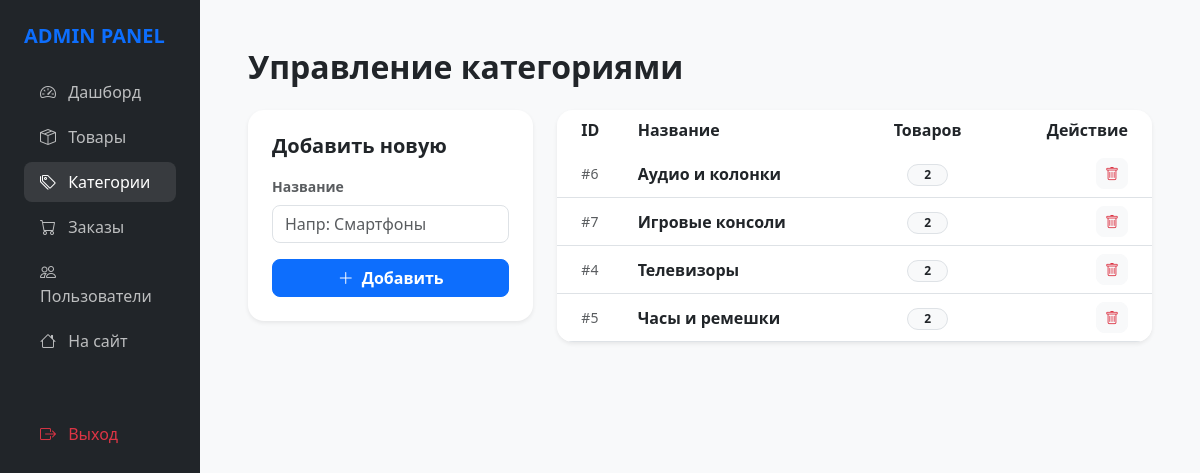
Screenshot of /admin/categories.php (signed in) with the database file from the repository.
### tables this page shows
CREATE TABLE IF NOT EXISTS categories (
    id INT AUTO_INCREMENT PRIMARY KEY,
    name VARCHAR(100) NOT NULL
);

### includes/config.php (called while the page is built, shortened)
<?php
function h($str) {
    return htmlspecialchars($str, ENT_QUOTES, 'UTF-8');
}
?>

### admin/categories.php (the view, shortened to what this page needs)
<?php
require_once '../includes/config.php';
$categories = mysqli_query($conn, "SELECT c.*, (SELECT COUNT(*) FROM products p WHERE p.category_id = c.id) as product_count FROM categories c ORDER BY name ASC");
?>
<!DOCTYPE html>
<html lang="ru">
<head>
    <link href="https://cdn.jsdelivr.net/npm/bootstrap@5.3.0/dist/css/bootstrap.min.css" rel="stylesheet">
    <link rel="stylesheet" href="https://cdn.jsdelivr.net/npm/bootstrap-icons@1.10.5/font/bootstrap-icons.css">
</head>
<body class="bg-light">
<div class="container-fluid">
    <div class="row">
        <div class="col-md-3 col-lg-2 p-0 sidebar position-fixed d-none d-md-block">
            <div class="p-4">
                <h5 class="fw-bold text-primary mb-4">ADMIN PANEL</h5>
                <ul class="nav flex-column">
                    <li class="nav-item"><a class="nav-link" href="index.php"><i class="bi bi-speedometer2 me-2"></i> Дашборд</a></li>
                    <li class="nav-item"><a class="nav-link" href="products.php"><i class="bi bi-box-seam me-2"></i> Товары</a></li>
                    <li class="nav-item"><a class="nav-link active" href="categories.php"><i class="bi bi-tags me-2"></i> Категории</a></li>
                    <li class="nav-item"><a class="nav-link" href="orders.php"><i class="bi bi-cart me-2"></i> Заказы</a></li>
                    <li class="nav-item"><a class="nav-link" href="users.php"><i class="bi bi-people me-2"></i> Пользователи</a></li>
                    <li class="nav-item"><a class="nav-link" href="../index.php"><i class="bi bi-house me-2"></i> На сайт</a></li>
                    <li class="nav-item mt-5"><a class="nav-link text-danger" href="../logout.php"><i class="bi bi-box-arrow-right me-2"></i> Выход</a></li>
                </ul>
            </div>
        </div>
        <div class="col-md-9 col-lg-10 ms-auto p-4 p-md-5">
            <h2 class="fw-bold mb-4">Управление категориями</h2>
            <div class="row g-4">
                <div class="col-lg-4">
                    <div class="card border-0 shadow-sm rounded-4 p-4">
                        <h5 class="fw-bold mb-3">Добавить новую</h5>
                        <form method="POST">
                            <div class="mb-3">
                                <label class="form-label small text-muted fw-bold">Название</label>
                                <input type="text" name="name" class="form-control rounded-3" placeholder="Напр: Смартфоны" required>
                            </div>
                            <button type="submit" name="add_category" class="btn btn-primary w-100 fw-bold rounded-3">
                                <i class="bi bi-plus-lg me-2"></i>Добавить
                            </button>
                        </form>
                    </div>
                </div>
                <div class="col-lg-8">
                    <div class="card border-0 shadow-sm rounded-4 overflow-hidden">
                        <div class="table-responsive">
                            <table class="table table-hover align-middle mb-0">
                                <thead class="bg-light">
                                    <tr>
                                        <th class="ps-4 border-0">ID</th>
                                        <th class="border-0">Название</th>
                                        <th class="border-0 text-center">Товаров</th>
                                        <th class="pe-4 border-0 text-end">Действие</th>
                                    </tr>
                                </thead>
                                <tbody>
                                    <?php while($c = mysqli_fetch_assoc($categories)): ?>
                                        <tr>
                                            <td class="ps-4 text-muted small">#<?= $c['id'] ?></td>
                                            <td class="fw-bold"><?= h($c['name']) ?></td>
                                            <td class="text-center">
                                                <span class="badge bg-light text-dark border rounded-pill px-3"><?= $c['product_count'] ?></span>
                                            </td>
                                            <td class="pe-4 text-end">
                                                <a href="categories.php?delete=<?= $c['id'] ?>"
                                                   class="btn btn-light btn-sm text-danger rounded-3"
                                                   onclick="return confirm('Вы уверены? Это действие нельзя отменить.')">
                                                    <i class="bi bi-trash"></i>
                                                </a>
                                            </td>
                                        </tr>
                                    <?php endwhile; ?>
                                </tbody>
                            </table>
                        </div>
                    </div>
                </div>
            </div>
        </div>
    </div>
</div>
</body>
</html>

### admin/categories.php (style rules this page uses)
.sidebar { min-height: 100vh; background: #212529; color: white; }
.sidebar .nav-link { color: rgba(255,255,255,0.7); border-radius: 8px; margin-bottom: 5px; }
.sidebar .nav-link:hover, .sidebar .nav-link.active { background: rgba(255,255,255,0.1); color: white; }

### rows the page displays
categories: id "6", name "Аудио и колонки", product_count "2"
categories: id "7", name "Игровые консоли", product_count "2"
categories: id "4", name "Телевизоры", product_count "2"
categories: id "5", name "Часы и ремешки", product_count "2"
